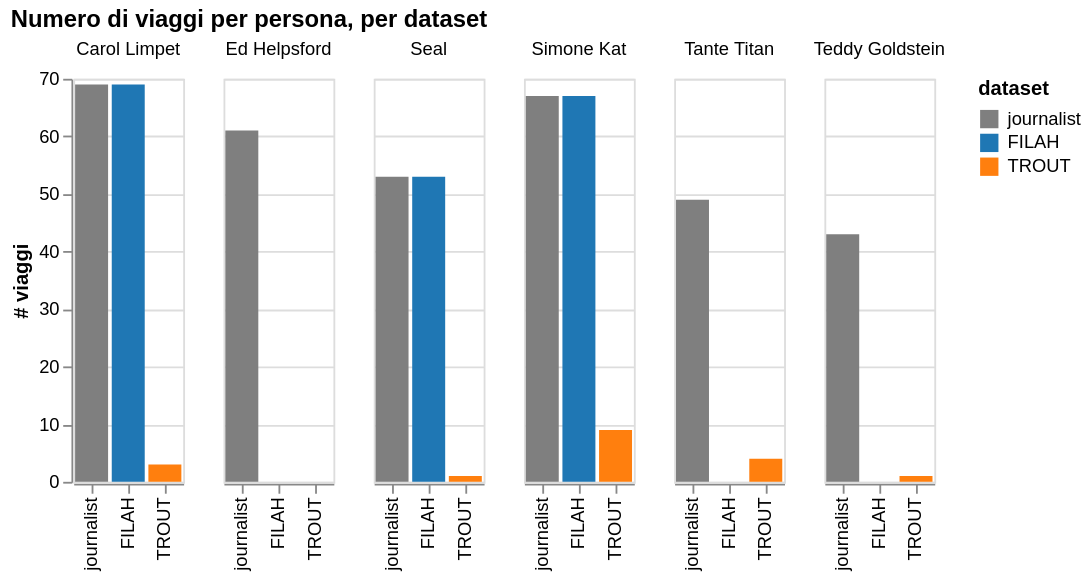

This figure's notebook cell:
### Markdown cell above
## 5. Viaggi: dove va ogni membro, ed è riportato nei due dataset?

Prima, quanti viaggi per persona sono noti a ciascun dataset:

### Code cell
trip_coverage = trips.melt(
    id_vars=["id", "person_id"], value_vars=["in_filah", "in_trout"],
    var_name="dataset", value_name="presente"
)
trip_coverage["dataset"] = trip_coverage["dataset"].str.replace("in_", "").str.upper()

trip_counts = (
    trip_coverage[trip_coverage["presente"]]
    .groupby(["person_id", "dataset"]).size().reset_index(name="n_trip")
)
# aggiungo il totale journalist come riferimento
totale = trips.groupby("person_id").size().reset_index(name="n_trip")
totale["dataset"] = "journalist"
trip_counts_all = pd.concat([trip_counts, totale], ignore_index=True)

chart = alt.Chart(trip_counts_all).mark_bar().encode(
    x=alt.X("dataset:N", title=None,
            sort=["journalist", "FILAH", "TROUT"]),
    y=alt.Y("n_trip:Q", title="# viaggi"),
    color=alt.Color("dataset:N",
                     scale=alt.Scale(domain=["journalist", "FILAH", "TROUT"],
                                      range=["#7f7f7f", "#1f77b4", "#ff7f0e"])),
    column=alt.Column("person_id:N", title=None),
    tooltip=["person_id", "dataset", "n_trip"],
).properties(width=60, height=220, title="Numero di viaggi per persona, per dataset")
chart

### Figure 1 — Vega-Lite specification as saved in the notebook (floating-point values rounded to 4 significant figures)
{"config": {"view": {"continuousWidth": 300, "continuousHeight": 300}}, "data": {"name": "data-e32d8a2235f2ee7697694b1a11b63251"}, "mark": {"type": "bar"}, "encoding": {"color": {"field": "dataset", "scale": {"domain": ["journalist", "FILAH", "TROUT"], "range": ["#7f7f7f", "#1f77b4", "#ff7f0e"]}, "type": "nominal"}, "column": {"field": "person_id", "title": null, "type": "nominal"}, "tooltip": [{"field": "person_id", "type": "nominal"}, {"field": "dataset", "type": "nominal"}, {"field": "n_trip", "type": "quantitative"}], "x": {"field": "dataset", "sort": ["journalist", "FILAH", "TROUT"], "title": null, "type": "nominal"}, "y": {"field": "n_trip", "title": "# viaggi", "type": "quantitative"}}, "height": 220, "title": "Numero di viaggi per persona, per dataset", "width": 60, "$schema": "https://vega.github.io/schema/vega-lite/v6.1.0.json", "datasets": {"data-e32d8a2235f2ee7697694b1a11b63251": [{"person_id": "Carol Limpet", "dataset": "FILAH", "n_trip": 69}, {"person_id": "Carol Limpet", "dataset": "TROUT", "n_trip": 3}, {"person_id": "Seal", "dataset": "FILAH", "n_trip": 53}, {"person_id": "Seal", "dataset": "TROUT", "n_trip": 1}, {"person_id": "Simone Kat", "dataset": "FILAH", "n_trip": 67}, {"person_id": "Simone Kat", "dataset": "TROUT", "n_trip": 9}, {"person_id": "Tante Titan", "dataset": "TROUT", "n_trip": 4}, {"person_id": "Teddy Goldstein", "dataset": "TROUT", "n_trip": 1}, {"person_id": "Carol Limpet", "dataset": "journalist", "n_trip": 69}, {"person_id": "Ed Helpsford", "dataset": "journalist", "n_trip": 61}, {"person_id": "Seal", "dataset": "journalist", "n_trip": 53}, {"person_id": "Simone Kat", "dataset": "journalist", "n_trip": 67}, {"person_id": "Tante Titan", "dataset": "journalist", "n_trip": 49}, {"person_id": "Teddy Goldstein", "dataset": "journalist", "n_trip": 43}]}}
